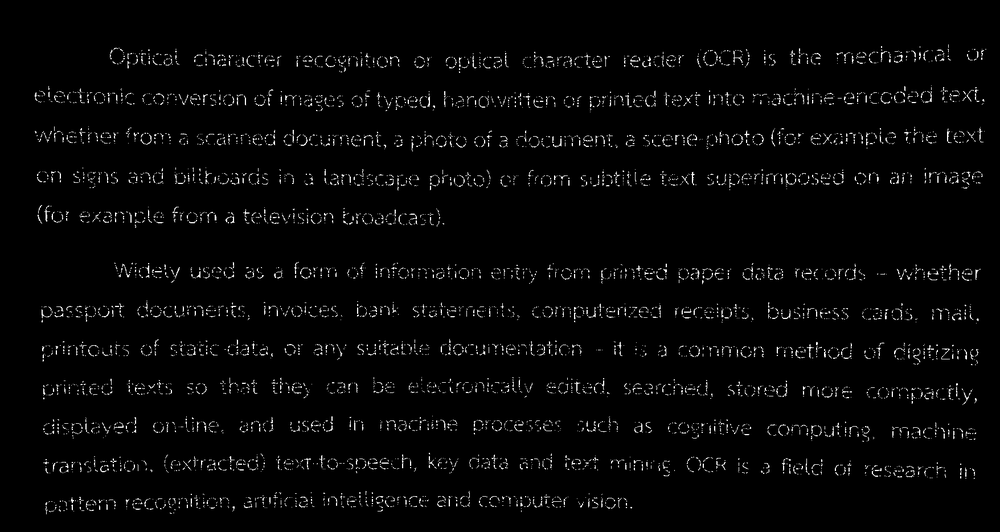
#> input picture text.png, 1000 x 532 px, shrunk from 1756 x 934 before the run
$ jupyter execute Lab11_Restore_Text.ipynb
#> lines starting #> are read from the running program, lines starting #| are printed output that depends on the picture; after the words box and inside, x2 and y2 are one past the last pixel; in counts of white or black regions, pixels touching at a corner belong together
[cell 1]
import cv2 as cv
import numpy as np
from matplotlib import pyplot as plt

[cell 2]
src = cv.imread("./text.png")
#> src is the input picture: shape (532, 1000, 3); min 0, max 255, mean 7.1
gray_img = cv.cvtColor(src,cv.COLOR_BGR2GRAY)
_,bin_img = cv.threshold(gray_img,127,255,cv.THRESH_BINARY)
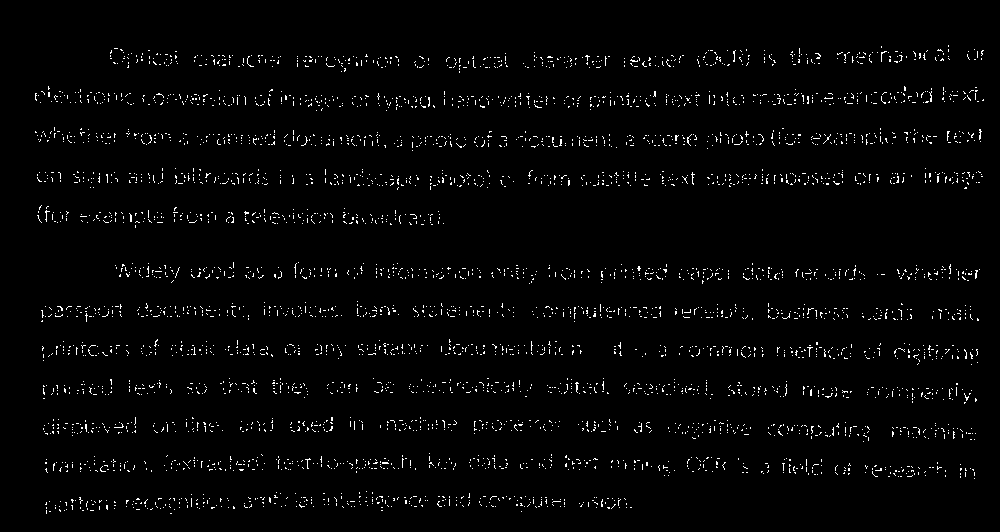
#> bin_img: shape (532, 1000); 2.2% white in thin lines or dots, all inside (x1, y1, x2, y2) = (35, 45, 984, 514)
plt.rcParams["figure.figsize"] = [30, 18]
#plt.rcParams["figure.autolayout"] = True
plt.imshow(bin_img,cmap='gray'),plt.xticks([]),plt.yticks([])
plt.show()
#ใช้อะไรก็ได้ให้มันออกมาดีที่สุดเช่น openclose

[cell 3]
rect3x3 = cv.getStructuringElement(cv.MORPH_RECT,(3,3))

[cell 4]
dilated_img_rect3x3 =  cv.dilate(bin_img,rect3x3,iterations=2)
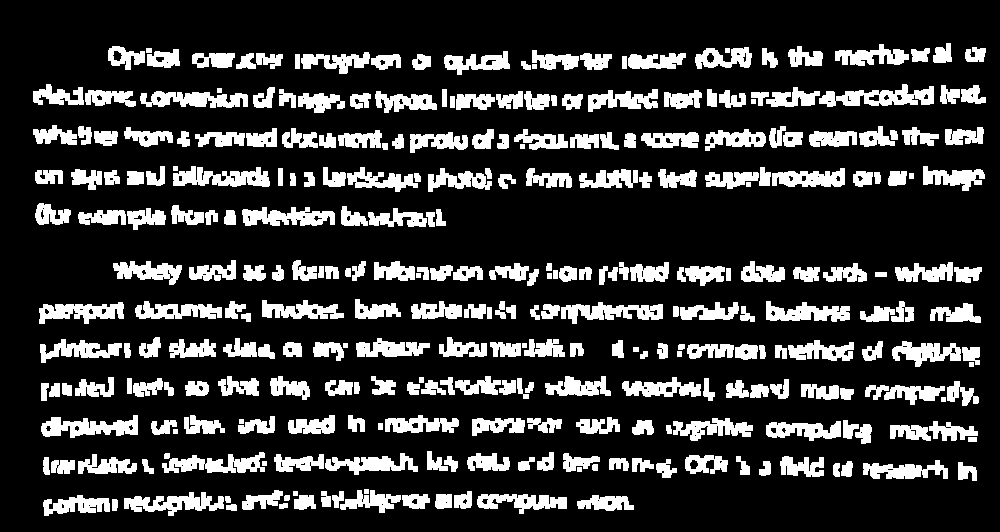
#> dilated_img_rect3x3: shape (532, 1000); 20.3% white; 307 white regions, largest, box (x1, y1, x2, y2) and area: (819, 84, 934, 107) 1399, (41, 415, 138, 438) 1257, (173, 166, 270, 187) 1253
ALL_show_img = np.concatenate((dilated_img_rect3x3,bin_img),axis=1)
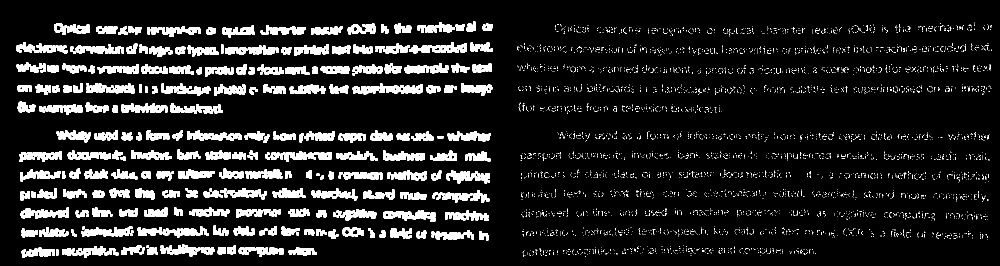
#> ALL_show_img: shape (532, 2000) (shown at 1/2 size); 11.2% white; 4404 white regions (4096 under 20 px), largest, box (x1, y1, x2, y2) and area: (819, 84, 934, 107) 1399, (41, 415, 138, 438) 1257, (173, 166, 270, 187) 1253
print("เปรียบเทียบภาพต้นฉบับ กับภาพที่ได้จากการ dialte : ")
plt.imshow(ALL_show_img,cmap='gray')
